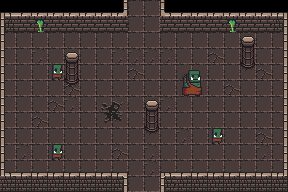

Tiled map render using the project's own tile images. Description and the whole map definition, tile-layer contents included, below:
An orthogonal 18x12 tile map with 16x16 px tiles, 3 tile layers (Floor, Mobs, Collisions).

<map version="1.8" tiledversion="1.8.4" orientation="orthogonal" renderorder="right-down" width="18" height="12" tilewidth="16" tileheight="16" infinite="0" nextlayerid="5" nextobjectid="1">
 <tileset firstgid="1" source="0x72_DungeonTilesetII_v1.3.tsx" />
 <layer id="1" name="Floor" width="18" height="12">
  <data encoding="csv">
0,0,0,0,0,0,0,0,130,130,0,0,0,0,0,0,0,0,
0,0,0,0,0,0,0,130,130,130,130,130,0,0,0,0,0,0,
130,130,130,130,130,130,130,130,130,130,130,130,130,130,130,130,130,130,
130,130,132,130,130,130,130,132,132,132,132,130,130,131,130,130,130,130,
130,130,130,130,130,130,130,130,131,130,130,130,130,130,130,130,131,130,
130,130,130,130,131,130,130,130,130,130,130,130,130,130,131,130,130,130,
130,130,130,131,132,130,164,162,130,130,132,130,130,130,130,130,130,130,
130,130,131,130,130,130,194,195,130,130,130,130,130,130,130,130,130,130,
130,130,130,130,130,130,130,130,130,130,130,132,130,130,130,130,131,130,
130,132,130,130,130,130,130,131,130,132,130,130,130,130,130,130,132,130,
130,130,130,130,130,130,130,130,130,132,130,130,130,130,130,130,130,130,
0,0,0,0,130,130,130,130,130,130,130,0,0,0,0,0,0,0
</data>
 </layer>
 <layer id="2" name="Mobs" width="18" height="12">
  <data encoding="csv">
0,0,0,0,0,0,0,0,0,0,0,0,0,0,0,0,0,0,
0,0,0,0,0,0,0,0,0,0,0,0,0,0,0,0,0,0,
0,0,0,0,0,0,0,0,0,0,0,0,0,0,0,0,0,0,
0,0,0,0,0,0,0,0,0,0,0,0,0,0,0,0,0,0,
0,0,0,440,0,0,0,0,0,0,0,642,643,0,0,0,0,0,
0,0,0,0,0,0,0,0,0,0,0,674,675,0,0,0,0,0,
0,0,0,0,0,0,0,0,0,0,0,0,0,0,0,0,0,0,
0,0,0,0,0,0,0,0,0,0,0,0,0,0,0,0,0,0,
0,0,0,0,0,0,0,0,0,0,0,0,0,440,0,0,0,0,
0,0,0,440,0,0,0,0,0,0,0,0,0,0,0,0,0,0,
0,0,0,0,0,0,0,0,0,0,0,0,0,0,0,0,0,0,
0,0,0,0,0,0,0,0,0,0,0,0,0,0,0,0,0,0
</data>
 </layer>
 <layer id="3" name="Collisions" width="18" height="12">
  <data encoding="csv">
227,325,325,325,325,325,325,261,0,0,262,325,325,325,325,325,325,228,
259,35,165,35,35,35,35,35,0,0,35,35,35,35,165,35,35,260,
258,0,0,0,0,0,0,0,0,0,0,0,0,0,0,166,0,257,
258,0,0,0,166,0,0,0,0,0,0,0,0,0,0,198,0,257,
258,0,0,0,198,0,0,0,0,0,0,0,0,0,0,230,0,257,
258,0,0,0,230,0,0,0,0,0,0,0,0,0,0,0,0,257,
258,0,0,0,0,0,0,0,0,166,0,0,0,0,0,0,0,257,
258,0,0,0,0,0,0,0,0,198,0,0,0,0,0,0,0,257,
258,0,0,0,0,0,0,0,0,230,0,0,0,0,0,0,0,257,
258,0,0,0,0,0,0,0,0,0,0,0,0,0,0,0,0,257,
291,325,325,325,325,325,325,325,0,0,227,325,325,325,325,325,325,292,
324,324,324,324,324,324,324,293,0,0,294,324,324,324,324,324,324,324
</data>
 </layer>
</map>
